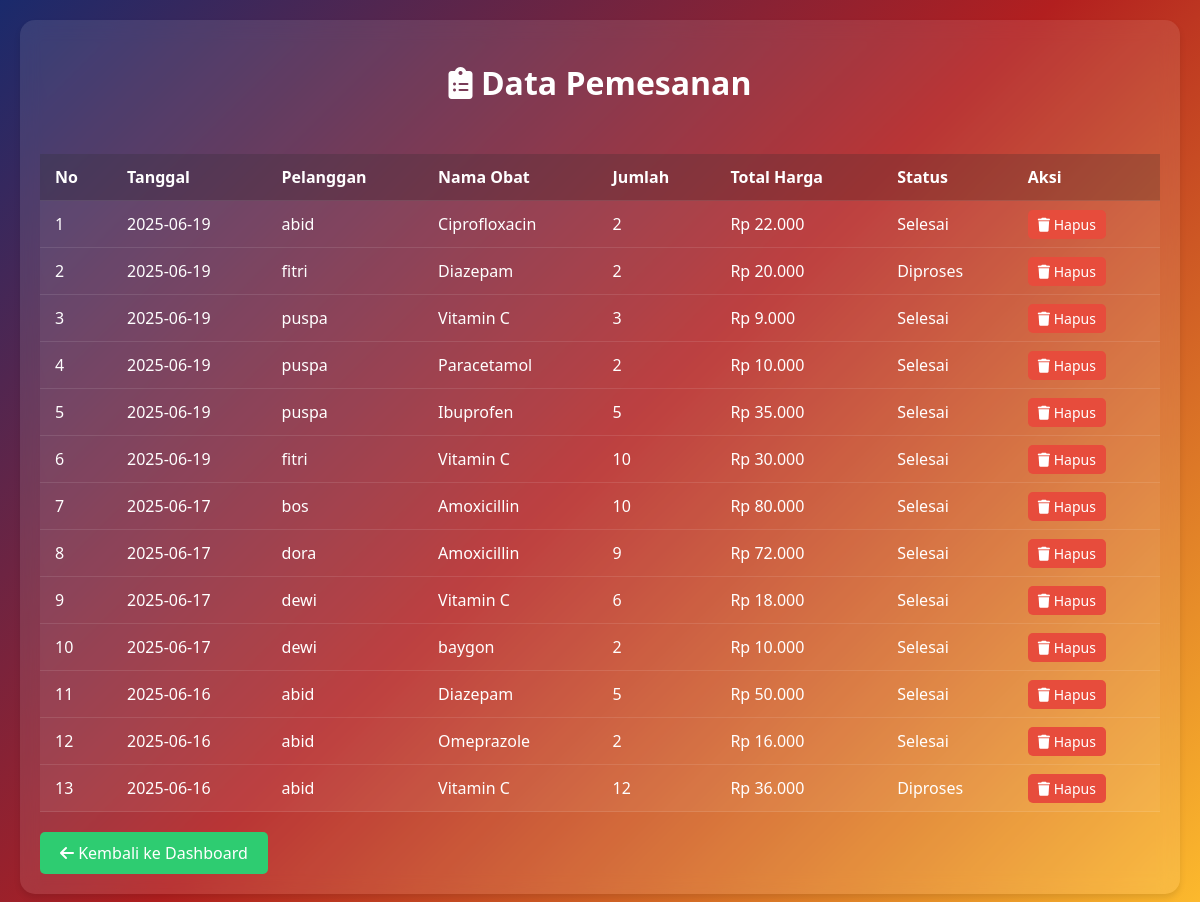
The app's page /admin/data_pemesanan.php (signed in) with its own data.
### tables this page shows
CREATE TABLE `pemesanan` (
  `id` int(11) NOT NULL,
  `id_user` int(11) NOT NULL,
  `id_obat` int(11) NOT NULL,
  `jumlah` int(11) NOT NULL,
  `tanggal` date NOT NULL,
  `bukti_pembayaran` varchar(255) DEFAULT NULL,
  `status` enum('Menunggu','Diproses','Selesai','Ditolak') DEFAULT 'Menunggu',
  `notifikasi_dibaca` tinyint(1) NOT NULL DEFAULT 0,
  `total_harga` decimal(10,2) NOT NULL DEFAULT 0.00
);

CREATE TABLE `users` (
  `id` int(11) NOT NULL,
  `nama` varchar(100) DEFAULT NULL,
  `username` varchar(50) DEFAULT NULL,
  `password` varchar(255) DEFAULT NULL,
  `role` enum('admin','kasir','gudang','pelanggan') NOT NULL
);

CREATE TABLE `obat` (
  `id_obat` int(11) NOT NULL,
  `nama_obat` varchar(100) NOT NULL,
  `kategori` varchar(50) DEFAULT NULL,
  `satuan` varchar(20) DEFAULT NULL,
  `harga` int(11) DEFAULT NULL,
  `deskripsi` text DEFAULT NULL,
  `stok` int(11) NOT NULL DEFAULT 0,
  `tgl_kadaluarsa` date NOT NULL,
  `kadaluarsa` date DEFAULT NULL
);

### admin/data_pemesanan.php (the view, shortened to what this page needs)
<?php
include '../config/db.php';
$query = "SELECT p.id, p.tanggal, p.jumlah, (p.jumlah * o.harga) as total_harga, p.status,
                 o.nama_obat, o.harga, u.username as nama_pelanggan
          FROM pemesanan p
          JOIN obat o ON p.id_obat = o.id_obat
          JOIN users u ON p.id_user = u.id
          ORDER BY p.tanggal DESC";
try {
    $result = $conn->query($query);
} catch (Exception $e) {
    die("<div style='color: red; padding: 20px;'>" . $e->getMessage() . "</div>");
}
?>
<!DOCTYPE html>
<html lang="id">
<head>
    <link rel="stylesheet" href="https://cdnjs.cloudflare.com/ajax/libs/font-awesome/6.0.0/css/all.min.css">
</head>
<body>
    <div class="container">
        <h1><i class="fas fa-clipboard-list"></i> Data Pemesanan</h1>
        <div class="table-container">
            <table>
                <thead>
                    <tr>
                        <th>No</th>
                        <th>Tanggal</th>
                        <th>Pelanggan</th>
                        <th>Nama Obat</th>
                        <th>Jumlah</th>
                        <th>Total Harga</th>
                        <th>Status</th>
                        <th>Aksi</th>
                    </tr>
                </thead>
                <tbody>
                    <?php
                    try {
                        if ($result && $result->num_rows > 0) {
                            $no = 1;
                            while ($row = $result->fetch_assoc()) {
                                $status_class = '';
                                echo "<tr>
                                        <td>" . $no . "</td>
                                        <td>" . htmlspecialchars($row['tanggal']) . "</td>
                                        <td>" . htmlspecialchars($row['nama_pelanggan']) . "</td>
                                        <td>" . htmlspecialchars($row['nama_obat']) . "</td>
                                        <td>" . htmlspecialchars($row['jumlah']) . "</td>
                                        <td>Rp " . number_format($row['total_harga'], 0, ',', '.') . "</td>
                                        <td class='" . $status_class . "'>" . htmlspecialchars($row['status']) . "</td>
                                        <td>
                                            <a href='#' onclick='showDeleteModal(" . intval($row["id"]) . ")' class='btn-delete'>
                                                <i class='fas fa-trash'></i> Hapus
                                            </a>
                                        </td>
                                    </tr>";
                                $no++;
                            }
                        } else {
                            echo "<tr><td colspan='8' style='text-align: center;'>Tidak ada data pemesanan</td></tr>";
                        }
                    } catch (Exception $e) {
                        echo "<tr><td colspan='8' style='text-align: center; color: red;'>Error: " . htmlspecialchars($e->getMessage()) . "</td></tr>";
                    }
                    ?>
                </tbody>
            </table>
        </div>
        <a href="index.php" class="btn-back"><i class="fas fa-arrow-left"></i> Kembali ke Dashboard</a>
    </div>
</body>
</html>

### admin/data_pemesanan.php (style rules this page uses)
body { font-family: 'Segoe UI', sans-serif; background: linear-gradient(135deg, #1a2a6c, #b21f1f, #fdbb2d); margin: 0; padding: 20px; min-height: 100vh; color: #fff; }
.container { max-width: 1200px; margin: 0 auto; background: rgba(255, 255, 255, 0.1); backdrop-filter: blur(10px); border-radius: 15px; padding: 20px; box-shadow: 0 4px 6px rgba(0, 0, 0, 0.1); }
h1 { text-align: center; color: #fff; margin-bottom: 30px; }
.table-container { overflow-x: auto; }
table { width: 100%; border-collapse: collapse; margin-top: 20px; background: rgba(255, 255, 255, 0.05); }
th, td { padding: 12px 15px; text-align: left; border-bottom: 1px solid rgba(255, 255, 255, 0.1); }
th { background: rgba(0, 0, 0, 0.2); font-weight: bold; }
.btn-back { display: inline-block; margin-top: 20px; background: #2ecc71; color: white; padding: 10px 20px; text-decoration: none; border-radius: 5px; transition: transform 0.2s; }
.btn-delete { background: #e74c3c; color: white; padding: 5px 10px; border-radius: 5px; text-decoration: none; font-size: 14px; transition: background 0.3s; }

### records on screen
pemesanan: tanggal "2025-06-19", id_user.username "abid", id_obat.nama_obat "Ciprofloxacin", jumlah "2", total_harga "22.000", status "Selesai"
pemesanan: tanggal "2025-06-19", id_user.username "fitri", id_obat.nama_obat "Diazepam", jumlah "2", total_harga "20.000", status "Diproses"
pemesanan: tanggal "2025-06-19", id_user.username "puspa", id_obat.nama_obat "Vitamin C", jumlah "3", total_harga "9.000", status "Selesai"
pemesanan: tanggal "2025-06-19", id_user.username "puspa", id_obat.nama_obat "Paracetamol", jumlah "2", total_harga "10.000", status "Selesai"
pemesanan: tanggal "2025-06-19", id_user.username "puspa", id_obat.nama_obat "Ibuprofen", jumlah "5", total_harga "35.000", status "Selesai"
pemesanan: tanggal "2025-06-19", id_user.username "fitri", id_obat.nama_obat "Vitamin C", jumlah "10", total_harga "30.000", status "Selesai"
pemesanan: tanggal "2025-06-17", id_user.username "bos", id_obat.nama_obat "Amoxicillin", jumlah "10", total_harga "80.000", status "Selesai"
pemesanan: tanggal "2025-06-17", id_user.username "dora", id_obat.nama_obat "Amoxicillin", jumlah "9", total_harga "72.000", status "Selesai"
pemesanan: tanggal "2025-06-17", id_user.username "dewi", id_obat.nama_obat "Vitamin C", jumlah "6", total_harga "18.000", status "Selesai"
pemesanan: tanggal "2025-06-17", id_user.username "dewi", id_obat.nama_obat "baygon", jumlah "2", total_harga "10.000", status "Selesai"
pemesanan: tanggal "2025-06-16", id_user.username "abid", id_obat.nama_obat "Diazepam", jumlah "5", total_harga "50.000", status "Selesai"
pemesanan: tanggal "2025-06-16", id_user.username "abid", id_obat.nama_obat "Omeprazole", jumlah "2", total_harga "16.000", status "Selesai"
pemesanan: tanggal "2025-06-16", id_user.username "abid", id_obat.nama_obat "Vitamin C", jumlah "12", total_harga "36.000", status "Diproses"
